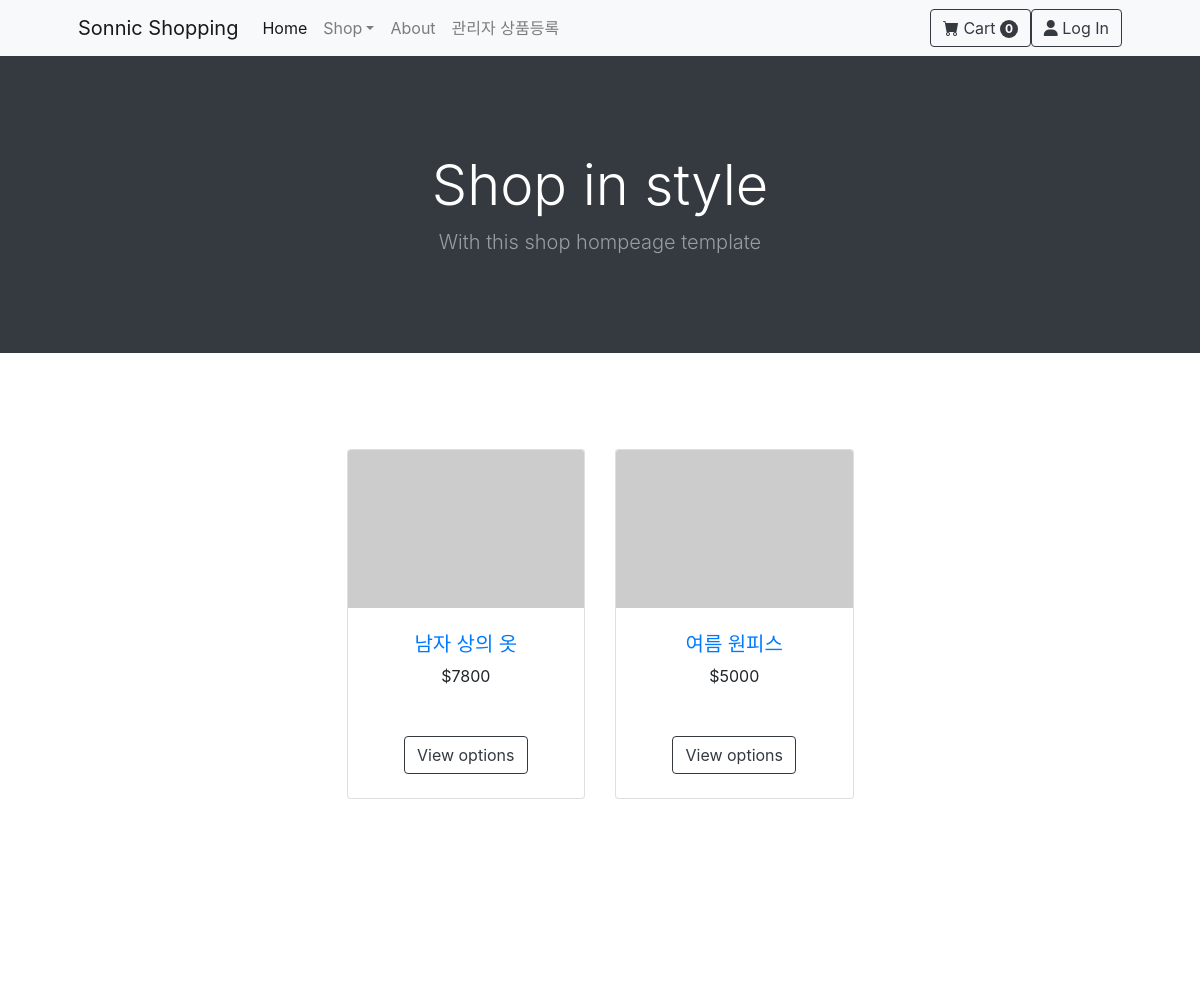
The app's page /shopping/ (upper part), older data.
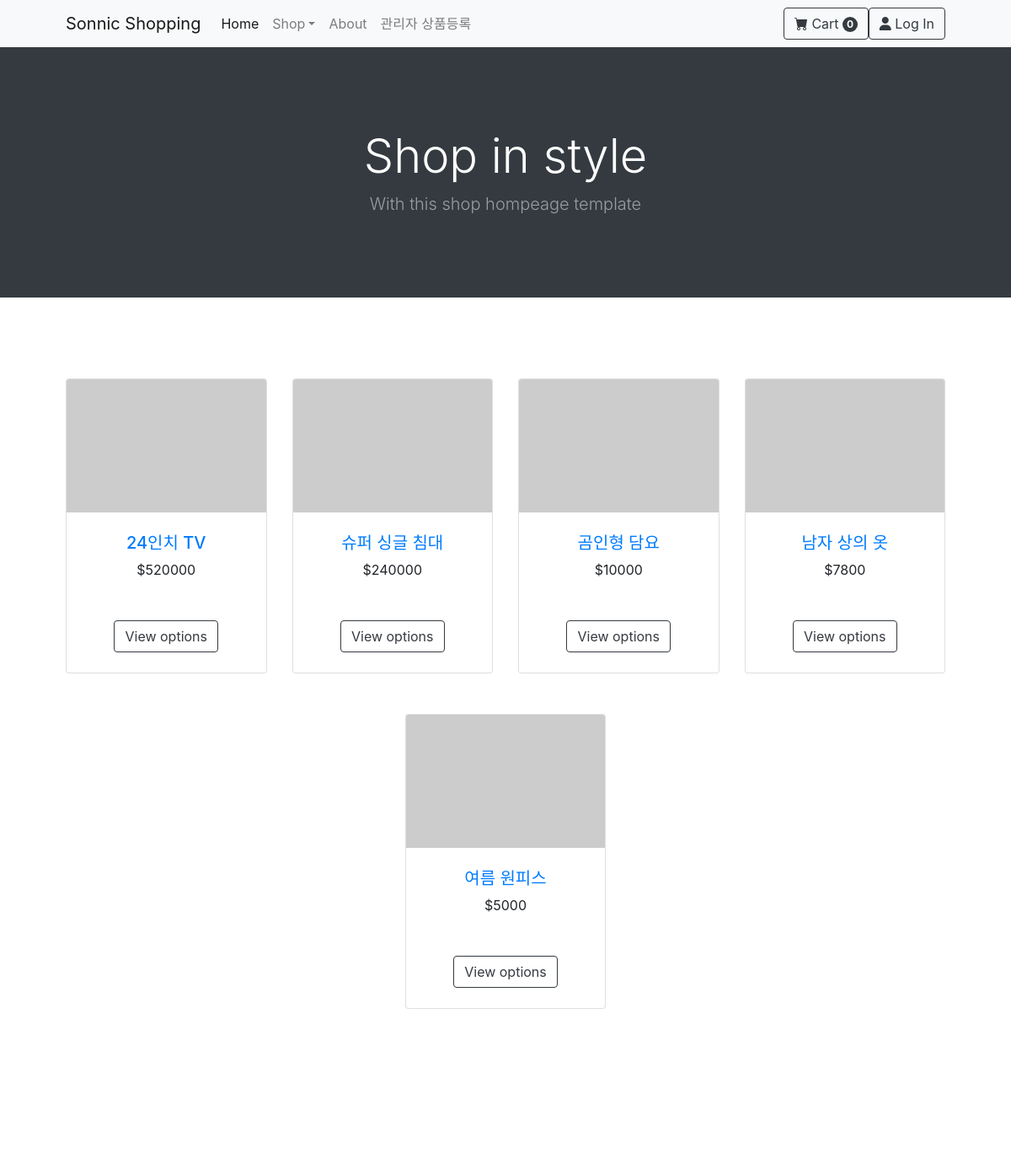
The same page, newer data.
### blog/models.py (models this page shows, shortened)
class Good(models.Model):
    name = models.TextField(max_length=200)  # 상품명
    price = models.IntegerField()           # 가격
    image = models.ImageField(upload_to = 'blog/image/%Y/%m/%d/', blank=True)
    sel_1 = models.TextField(blank=True)
    extra_product = models.TextField(blank=True)
    created_at = models.DateTimeField(auto_now_add=True)
    updated_at = models.DateTimeField(auto_now=True)
    author = models.ForeignKey(User, on_delete=models.CASCADE)
    def get_absolute_url(self):
        return f'{self.pk}/'

### blog/views.py (the view)
# urls.py: path('', views.index),
def index(request):
    goods = Good.objects.all().order_by('-pk')
    return render(
        request,
        'blog/index.html',
        {
            'goods':goods
        }
    )

### blog/templates/blog/index.html (shortened to what this page needs)
{% extends 'blog/base.html' %}
{% block main_area %}
<header class="bg-dark py-5">
    <div class="container px-4 px-lg-5 my-5">
        <div class="text-center text-white">
            <h1 class="display-4 fw-bolder">Shop in style</h1>
            <p class="lead fw-normal text-white-50 mb-0">With this shop hompeage template</p>
        </div>
    </div>
</header>
<section class="py-5">
    <div class="container px-4 px-lg-5 mt-5">
        <div class="row gx-4 gx-lg-5 row-cols-2 row-cols-md-3 row-cols-xl-4 justify-content-center" id="main-area">
            {% if goods.exists %}
            {% for g in goods %}
            <div class="col mb-5">
                <div class="card h-100">
                    <a href="{{ g.get_absolute_url }}">
                        <img class="card-img-top" src="https://dummyimage.com/450x300/dee2e6/6c757d.jpg" alt="..." />
                    </a>
                    <div class="card-body p-4">
                        <div class="text-center">
                            <h5 class="fw-bolder"><a href="{{ g.get_absolute_url }}">{{g.name }}</a></h5>
                            ${{g.price}}
                        </div>
                    </div>
                    <div class="card-footer p-4 pt-0 border-top-0 bg-transparent">
                        <div class="text-center"><a class="btn btn-outline-dark mt-auto"
                                href="{{ g.get_absolute_url }}">View options</a>
                        </div>
                    </div>
                </div>
            </div>
            {% endfor %}
            {% else %}
            <h3>아직 쇼핑 품목이 없습니다.</h3>
            {% endif %}
        </div>
    </div>
</section>
<section class="py-5">
</section>
{% endblock %}

Row changes from the older to the newer data that the page shows:
added Good: name "24인치 TV", price "520000"
added Good: name "슈퍼 싱글 침대", price "240000"
added Good: name "곰인형 담요", price "10000"
